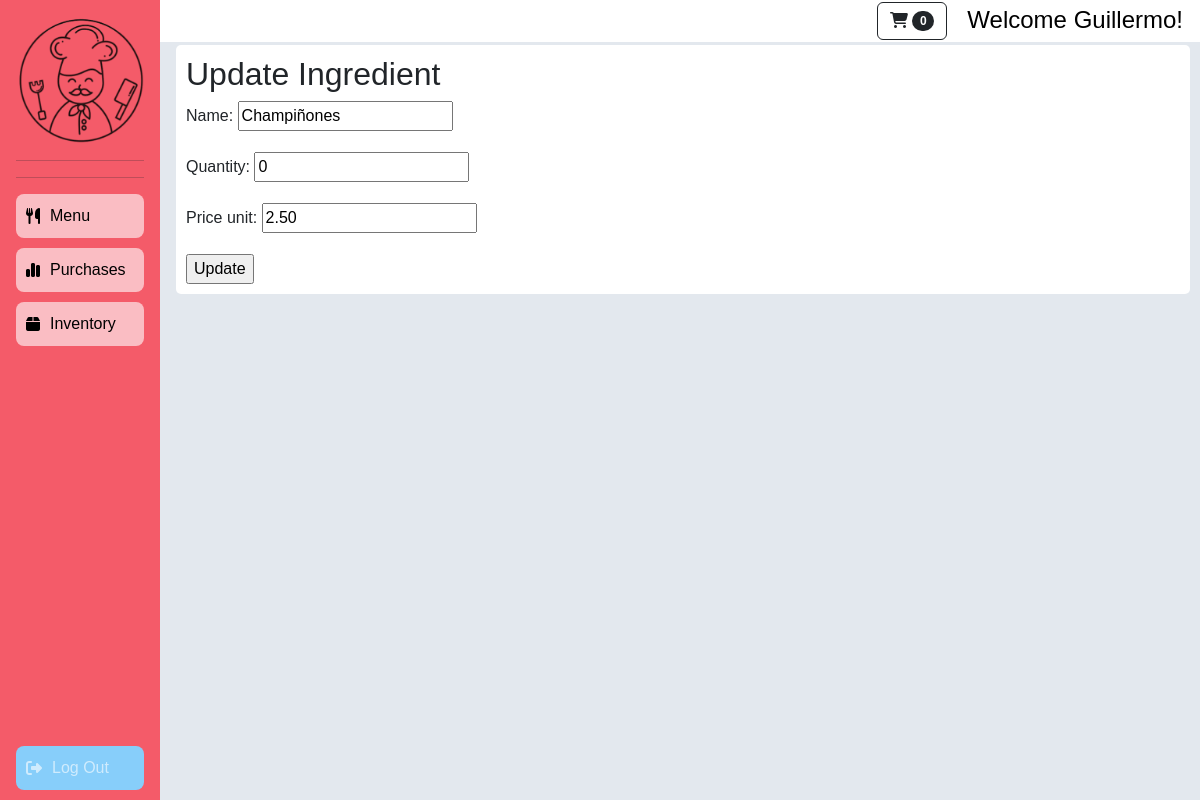
Page /inventory/update/34 (signed in) on the committed database.
### main/models.py (models this page shows, shortened)
class Ingredient(models.Model):
    name_validator = RegexValidator(
        regex=r'^[a-zA-Z ]+$',
        message='El nombre solo puede contener letras y espacios.',
        code='invalid_name'
    )
    name = models.CharField(max_length=100, unique=True, validators=[name_validator])
    quantity = models.PositiveIntegerField()
    price_unit = models.DecimalField(max_digits=10, decimal_places=2)

### main/views.py (the view)
# urls.py: path('inventory/update/<pk>', UpdateInventoryItemView.as_view(), name='update_ingredient'),
@method_decorator(login_required, name='dispatch')
class UpdateInventoryItemView(LoginRequiredMixin, UpdateView):
    model = Ingredient
    form_class = IngredientForm
    success_url = '/inventory'
    template_name = 'main/update_ingredient.html'

### main/forms.py
class IngredientForm(forms.ModelForm):
    class Meta:
        model = Ingredient
        fields = ['name', 'quantity', 'price_unit']

### main/cart.py (called while the page is built)
    def __len__(self):
        cart_quantity = sum(item['quantity'] for item in self.cart.values())
        return cart_quantity

### main/views.py (called while the page is built)
def cart(request):
	return {'cart': Cart(request)}

### main/templates/main/update_ingredient.html (shortened to what this page needs)
{% extends 'base_main.html' %}
{% load static %}
{% block content %}
<div class="update-view">
    <h2>Update Ingredient</h2>
    <form method="post"s>
        {{ form.as_p }}
        <input type="submit" value="Update" />
    </form>
</div>
{% endblock %}

### main/templates/base_main.html (shortened to what this page needs)
{% load static %}
<!DOCTYPE html>
<html lang="en">
<head>
    <link href="{% static 'fontawesomefree/css/fontawesome.css' %}" rel="stylesheet" type="text/css">
    <link href="{% static 'fontawesomefree/css/brands.css' %}" rel="stylesheet" type="text/css">
    <link href="{% static 'fontawesomefree/css/solid.css' %}" rel="stylesheet" type="text/css">
    <link rel="stylesheet" href="https://cdn.jsdelivr.net/npm/bootstrap@4.0.0/dist/css/bootstrap.min.css">
    <link href="{% static 'main/css/styles.css' %}" rel="stylesheet" type="text/css" >
    <link href="{% static 'main/css/base.css' %}" rel="stylesheet" type="text/css" >
</head>
<body>
    <header class="main-header">
        <div class="header-content">
            <a href="{% url 'card' %}" class="btn btn-outline-dark header-card"><i class="fa-solid fa-cart-shopping"></i><span class="badge bg-dark text-white ms-1 rounded-pill"" id="cart_quantity">{{ cart|length }}</span></a>
            {% if user.username %}
            <h4 class="header-greet"> Welcome {{ user.username }}!</h4>
            {% endif %}
        </div>
    </header>
    <main>
        <nav class="sidebar">
            <img
            src="{% static 'main/assets/logo.png' %}"
            alt="Django Djitney Logo"
            style="max-width: 100%; height: auto;"
            />
            <hr><hr>
            <a href="{% url 'menu' %}" onclick="cambiarColor(this)">
                <i class="fa-solid fa-utensils"></i> <span>Menu</span>
            </a>
            <a href="{% url 'purchases' %}" onclick="cambiarColor(this)">
                <i class="fa-solid fa-chart-simple"></i> <span>Purchases</span>
            </a>
            <a href="{% url 'inventory' %}" onclick="cambiarColor(this)">
                <i class="fas fa-box"></i> <span>Inventory</span>
            </a>
            <a href="{% url 'logout' %}" class="logout-button"s>
                <i class="fa-solid fa-right-from-bracket"></i> <span>Log Out</span>
            </a>
        </nav>
        <section>
            {% block content %}{% endblock %}
        </section>
    </main>
</body>
</html>

### main/static/main/css/base.css (style rules this page uses)
* { font-family: 'Asap', sans-serif;; }
body { background-color: rgba(69, 105, 144, 0.15); padding: 0; margin: 0; }
.header-content { display: flex; justify-content: right; align-items: flex-end; }
.header-greet { color: black; margin-right: 15px; margin-left: 20px; margin-bottom: 5px; }
.main-header { position: fixed; top: 0; width: 100%; background-color: white; z-index: 1000; padding: 2px; }
.update-view, .delete-view { margin-top: 45px; margin-left: 11rem; margin-right: 10px; background-color: white; padding: 10px; border-radius: 5px; }
.sidebar { position: fixed; top: 0; left: 0; bottom: 0; width: 10rem; padding: 1rem 1rem; z-index: 1050; transition: width 0.1s ease-in-out; background-color: rgba(244, 91, 105, 1); }
.sidebar a { color: black; padding: 10px; display: flex; text-decoration: none; background-color: rgba(255, 255, 255, 0.6); margin-bottom: 10px; align-items: center; border-radius: 8px; transition: background-color 0.3s; }
.sidebar a span { display: inline-block; margin-left: 10px; }
.sidebar .logout-button { background-color: #87CEFA; color: rgba(255, 255, 255, 0.6); padding: 10px; text-align: center; position: absolute; bottom: 0; width: 80%; }

### rows in the picture
Ingredient: name "Champiñones", quantity "0", price_unit "2.50"

### other values in the picture
{{ cart|length }} "0"
{{ user.username }} "Guillermo"
